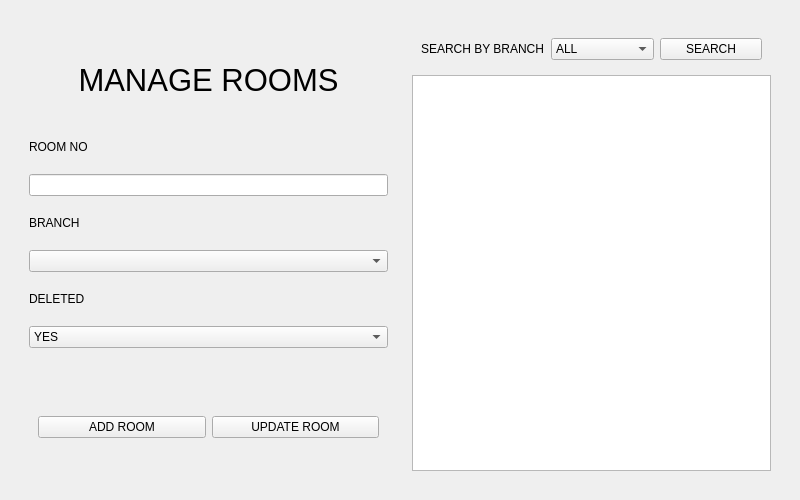
<?xml version="1.0" encoding="UTF-8"?>
<ui version="4.0">
 <class>Frame</class>
 <widget class="QFrame" name="Frame">
  <property name="geometry">
   <rect>
    <x>0</x>
    <y>0</y>
    <width>800</width>
    <height>500</height>
   </rect>
  </property>
  <property name="windowTitle">
   <string>Frame</string>
  </property>
  <layout class="QGridLayout" name="gridLayout">
   <item row="0" column="0">
    <widget class="QWidget" name="widget" native="true">
     <layout class="QHBoxLayout" name="horizontalLayout">
      <item>
       <widget class="QWidget" name="widget_2" native="true">
        <property name="maximumSize">
         <size>
          <width>400</width>
          <height>16777215</height>
         </size>
        </property>
        <layout class="QHBoxLayout" name="horizontalLayout_3">
         <item>
          <layout class="QVBoxLayout" name="verticalLayout_2">
           <item>
            <widget class="QWidget" name="widget_6" native="true">
             <property name="maximumSize">
              <size>
               <width>16777215</width>
               <height>80</height>
              </size>
             </property>
             <layout class="QHBoxLayout" name="horizontalLayout_9">
              <item>
               <layout class="QHBoxLayout" name="horizontalLayout_8">
                <item>
                 <widget class="QLabel" name="title_label">
                  <property name="font">
                   <font>
                    <pointsize>23</pointsize>
                   </font>
                  </property>
                  <property name="text">
                   <string>MANAGE ROOMS</string>
                  </property>
                  <property name="alignment">
                   <set>Qt::AlignmentFlag::AlignCenter</set>
                  </property>
                 </widget>
                </item>
               </layout>
              </item>
             </layout>
            </widget>
           </item>
           <item>
            <widget class="QLabel" name="admin_room_no_label">
             <property name="maximumSize">
              <size>
               <width>16777215</width>
               <height>20</height>
              </size>
             </property>
             <property name="text">
              <string>ROOM NO</string>
             </property>
            </widget>
           </item>
           <item>
            <widget class="QLineEdit" name="admin_room_input"/>
           </item>
           <item>
            <widget class="QLabel" name="admin_branch_label">
             <property name="maximumSize">
              <size>
               <width>16777215</width>
               <height>20</height>
              </size>
             </property>
             <property name="text">
              <string>BRANCH</string>
             </property>
            </widget>
           </item>
           <item>
            <widget class="QComboBox" name="admin_branch_dropbox"/>
           </item>
           <item>
            <widget class="QLabel" name="label">
             <property name="maximumSize">
              <size>
               <width>16777215</width>
               <height>20</height>
              </size>
             </property>
             <property name="text">
              <string>DELETED</string>
             </property>
            </widget>
           </item>
           <item>
            <widget class="QComboBox" name="room_delete_dropbox">
             <item>
              <property name="text">
               <string>YES</string>
              </property>
             </item>
             <item>
              <property name="text">
               <string>NO</string>
              </property>
             </item>
            </widget>
           </item>
           <item>
            <widget class="QLabel" name="admin_message_label">
             <property name="maximumSize">
              <size>
               <width>16777215</width>
               <height>20</height>
              </size>
             </property>
             <property name="text">
              <string/>
             </property>
            </widget>
           </item>
           <item>
            <widget class="QWidget" name="widget_4" native="true">
             <property name="maximumSize">
              <size>
               <width>16777215</width>
               <height>50</height>
              </size>
             </property>
             <layout class="QHBoxLayout" name="horizontalLayout_6">
              <item>
               <layout class="QHBoxLayout" name="horizontalLayout_5">
                <item>
                 <widget class="QPushButton" name="admin_add_button">
                  <property name="text">
                   <string>ADD ROOM</string>
                  </property>
                 </widget>
                </item>
                <item>
                 <widget class="QPushButton" name="admin_update_button">
                  <property name="text">
                   <string>UPDATE ROOM</string>
                  </property>
                 </widget>
                </item>
               </layout>
              </item>
             </layout>
            </widget>
           </item>
          </layout>
         </item>
        </layout>
       </widget>
      </item>
      <item>
       <widget class="QWidget" name="widget_3" native="true">
        <property name="minimumSize">
         <size>
          <width>0</width>
          <height>0</height>
         </size>
        </property>
        <layout class="QGridLayout" name="gridLayout_2">
         <item row="1" column="0">
          <widget class="QTableView" name="tableView">
           <property name="minimumSize">
            <size>
             <width>0</width>
             <height>0</height>
            </size>
           </property>
           <property name="maximumSize">
            <size>
             <width>1300</width>
             <height>1300</height>
            </size>
           </property>
          </widget>
         </item>
         <item row="0" column="0">
          <widget class="QWidget" name="widget_5" native="true">
           <layout class="QHBoxLayout" name="horizontalLayout_4">
            <item>
             <layout class="QHBoxLayout" name="horizontalLayout_2">
              <item>
               <widget class="QLabel" name="label_2">
                <property name="text">
                 <string>SEARCH BY BRANCH</string>
                </property>
               </widget>
              </item>
              <item>
               <widget class="QComboBox" name="room_branch_search_dropbox">
                <item>
                 <property name="text">
                  <string>ALL</string>
                 </property>
                </item>
               </widget>
              </item>
              <item>
               <widget class="QPushButton" name="room_search_button">
                <property name="text">
                 <string>SEARCH</string>
                </property>
               </widget>
              </item>
             </layout>
            </item>
           </layout>
          </widget>
         </item>
        </layout>
       </widget>
      </item>
     </layout>
    </widget>
   </item>
  </layout>
 </widget>
 <resources/>
 <connections/>
</ui>
